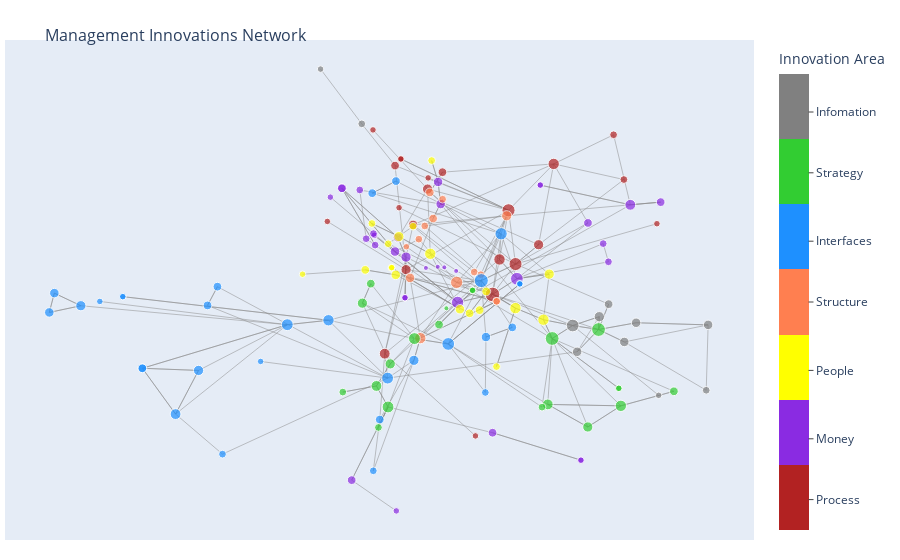

The cell this chart's notebook holds for it:
### Code cell
fig = go.Figure(data=[edge_trace, node_trace, middle_hover_trace],
             layout=go.Layout(
                title='<br>Management Innovations Network',
                titlefont_size=16,
                showlegend=False,
                hovermode='closest',
                margin=dict(b=20,l=5,r=5,t=40),
                xaxis=dict(showgrid=False, zeroline=False, showticklabels=False),
                yaxis=dict(showgrid=False, zeroline=False, showticklabels=False))
                )

fig.show()

### Figure 1 — Plotly figure (JSON) as saved in the notebook; plotly's stock layout.template omitted (floating-point values rounded to 4 significant figures; data arrays with more than 128 entries replaced by an {"elided": "..."} marker saying what was removed)
{"data": [{"hoverinfo": "none", "line": {"color": "#888", "width": 0.5}, "mode": "lines", "type": "scatter", "x": {"elided": "834 float values"}, "y": {"elided": "834 float values"}}, {"hoverinfo": "text", "marker": {"color": {"elided": "156 int values"}, "colorbar": {"tickmode": "array", "ticks": "outside", "ticktext": ["Process", "Money", "People", "Structure", "Interfaces", "Strategy", "Infomation"], "tickvals": [1.4, 2.2, 3.1, 4, 4.8, 5.7, 6.5], "title": {"side": "top", "text": "Innovation Area"}}, "colorscale": [[0, "grey"], [0.1429, "grey"], [0.1429, "limegreen"], [0.2857, "limegreen"], [0.2857, "dodgerblue"], [0.4286, "dodgerblue"], [0.4286, "coral"], [0.5714, "coral"], [0.5714, "yellow"], [0.7143, "yellow"], [0.7143, "blueviolet"], [0.8571, "blueviolet"], [0.8571, "firebrick"], [1, "firebrick"]], "reversescale": true, "showscale": true, "size": {"elided": "156 float values"}}, "mode": "markers", "text": {"elided": "156 str values"}, "type": "scatter", "x": {"elided": "156 float values"}, "y": {"elided": "156 float values"}}, {"hoverinfo": "text", "hovertext": {"elided": "278 str values"}, "marker": {"color": "#d3d3d3", "size": 15}, "mode": "markers", "opacity": 0, "type": "scatter", "x": {"elided": "278 float values"}, "y": {"elided": "278 float values"}}], "layout": {"hovermode": "closest", "margin": {"b": 20, "l": 5, "r": 5, "t": 40}, "showlegend": false, "title": {"font": {"size": 16}, "text": "<br>Management Innovations Network"}, "xaxis": {"showgrid": false, "showticklabels": false, "zeroline": false}, "yaxis": {"showgrid": false, "showticklabels": false, "zeroline": false}}}
